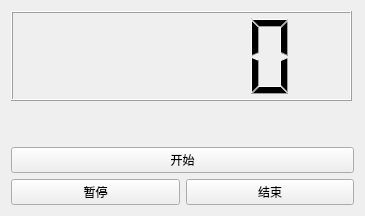
<?xml version="1.0" encoding="UTF-8"?>
<ui version="4.0">
 <class>Form</class>
 <widget class="QWidget" name="Form">
  <property name="geometry">
   <rect>
    <x>0</x>
    <y>0</y>
    <width>365</width>
    <height>203</height>
   </rect>
  </property>
  <property name="maximumSize">
   <size>
    <width>365</width>
    <height>203</height>
   </size>
  </property>
  <property name="windowTitle">
   <string>时间</string>
  </property>
  <layout class="QHBoxLayout" name="horizontalLayout_2">
   <item>
    <layout class="QVBoxLayout" name="verticalLayout">
     <item>
      <widget class="QLCDNumber" name="lcdNumber">
       <property name="minimumSize">
        <size>
         <width>0</width>
         <height>90</height>
        </size>
       </property>
       <property name="maximumSize">
        <size>
         <width>341</width>
         <height>90</height>
        </size>
       </property>
      </widget>
     </item>
     <item>
      <widget class="QLabel" name="label">
       <property name="text">
        <string/>
       </property>
      </widget>
     </item>
     <item>
      <widget class="QLabel" name="label_2">
       <property name="text">
        <string/>
       </property>
      </widget>
     </item>
     <item>
      <widget class="QPushButton" name="pushButton_3">
       <property name="text">
        <string>开始</string>
       </property>
      </widget>
     </item>
     <item>
      <spacer name="verticalSpacer">
       <property name="orientation">
        <enum>Qt::Vertical</enum>
       </property>
       <property name="sizeHint" stdset="0">
        <size>
         <width>338</width>
         <height>13</height>
        </size>
       </property>
      </spacer>
     </item>
     <item>
      <layout class="QHBoxLayout" name="horizontalLayout">
       <item>
        <widget class="QPushButton" name="pushButton_2">
         <property name="text">
          <string>暂停</string>
         </property>
        </widget>
       </item>
       <item>
        <widget class="QPushButton" name="pushButton">
         <property name="text">
          <string>结束</string>
         </property>
        </widget>
       </item>
      </layout>
     </item>
    </layout>
   </item>
  </layout>
 </widget>
 <resources>
  <include location="../images/image.qrc"/>
 </resources>
 <connections/>
</ui>
